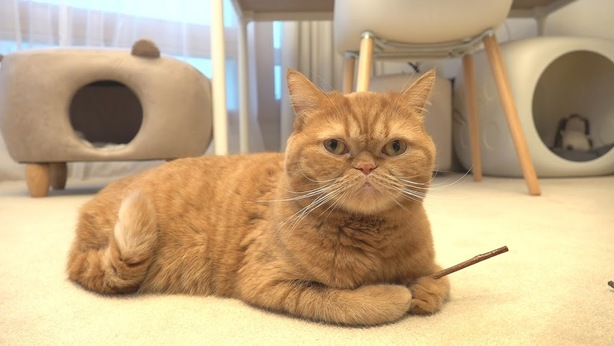
#> input picture in/momo.jpg, 614 x 346 px
$ python main.py
#> lines starting #> are read from the running program, lines starting #| are printed output that depends on the picture
### src/utils/compressSvd.py
import timeit, os
import numpy as np
from PIL import Image
from pathlib import Path

# Function to save image with certain name
def saveImageSvd(arr, name):
    filename = '..\\out\\' + name + '_svd.jpg'
    img = Image.fromarray(arr).convert('L').save(filename)

    return filename

# Function to convert image to matrix
def imageToMatrix(img):
    sizeX, sizeY = img.size
    arr = np.array(list(img.getdata(band=0)), dtype="uint8")
    arrReshaped = arr.reshape(sizeY, sizeX)
    matrix = np.matrix(arrReshaped)

    return matrix

# Function to compress image from matrix
def constructImage(matrix, nbVector):
    U, sigma, V = np.linalg.svd(matrix)
    compress = np.matrix(U[:, :nbVector]) * np.diag(sigma[:nbVector]) * np.matrix(V[:nbVector, :])

    return compress

# Function to do whole svd compression until saving the image
def compressImageSVD():
    try:
        # Getting file path
        imgPath = input("Input file path: ")

        # Getting filename
        img = Image.open(imgPath)
        filename = Path(imgPath).stem
    except:
        print("File path not found!")
        compressImageSVD()
    finally:
        # Getting detail of compression
        print("\nYou can have a compression rate between 1-" + str(min(img.size)))
        percent = int(input("Compression rate: "))
        while (percent < 1 or percent > min(img.size)):
            print("\nYour inputted rate is not valid!")
            percent = int(input("Compression rate: "))

        startTime = timeit.default_timer()
        startSize = os.stat(imgPath).st_size

        # Convert image to matrix
        matrix = imageToMatrix(img)
        compressedMatrix = constructImage(matrix, percent)

        # Saving compressed matrix to new image
        savedImage = saveImageSvd(compressedMatrix, filename)

        # Getting runtime and compression percentage
        endTime = timeit.default_timer()
        endSize = os.stat(savedImage).st_size

        print('\nRuntime program: ' + str(endTime - startTime) + " s")
        print('Compression percentage: ' + str(endSize * 100 /startSize) + " %")

### src/utils/util.py
# Function to show start display
def showStart():
    print(
        '''
                _
                |_|_____ ___ ___ ___
                | |     | .'| . | -_|
                |_|_|_|_|__,|_  |___|
                            |___|
                                        _
        ___ ___ _____ ___ ___ ___ ___ ___|_|___ ___
        |  _| . |     | . |  _| -_|_ -|_ -| | . |   |
        |___|___|_|_|_|  _|_| |___|___|___|_|___|_|_|
                    |_|
        '''
    )

# Function to show menu
def showMenu():
    print(
        '''
1. Compress image with SVD
2. Compress image with Huffman Coding
3. Exit
        '''
    )

# Function to show exit display
def showExit():
    print('\nSee you next time!')

### src/main.py
from utils.util import *
from utils.compressSvd import *
from utils.compressHuffman import *

def main():
    showStart()
    showMenu()
    menu = input('\nPilih menu: ')
#> the answer given: 1

    while (menu != '3'):
        if (menu == '1'):
            compressImageSVD()
#> the answer given: ../in/momo.jpg
#> in compressImageSVD, img is the input picture: PIL image 614x346 RGB; mean R, G, B 192.8, 167.5, 130.4
#| You can have a compression rate between 1-346
#> the answer given: 3
#> in imageToMatrix, `arrReshaped = arr.reshape(sizeY, sizeX)`:
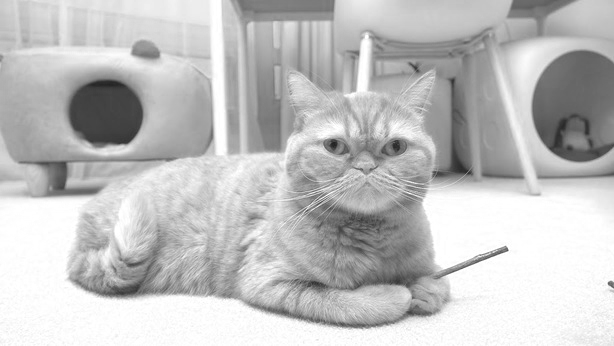
#> arrReshaped: shape (346, 614); min 33, max 255, mean 192.8
#> in constructImage, `U, sigma, V = np.linalg.svd(matrix)`:
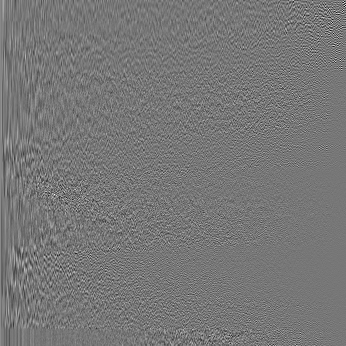
#> U: shape (346, 346) float64; min -0.384, max 0.435, mean 0.000175; drawn with min black and max white
#> in constructImage, `U, sigma, V = np.linalg.svd(matrix)`:
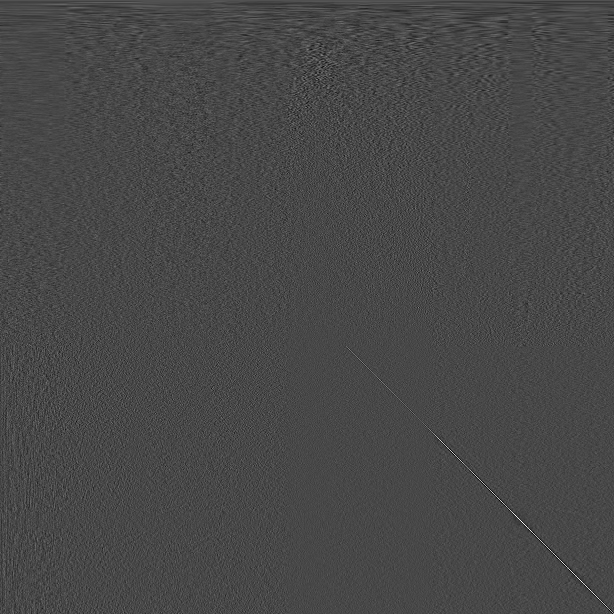
#> V: shape (614, 614) float64; min -0.304, max 0.771, mean 6.2e-05; drawn with min black and max white
#> in constructImage, `U, sigma, V = np.linalg.svd(matrix)`: sigma = 346 values, max 89958.6 at index 0, min 4.9 at index 345, mean 572
#> in constructImage, `compress = np.matrix(U[:, :nbVector]) * np.diag(sigma[:nbVector]) * np..`:
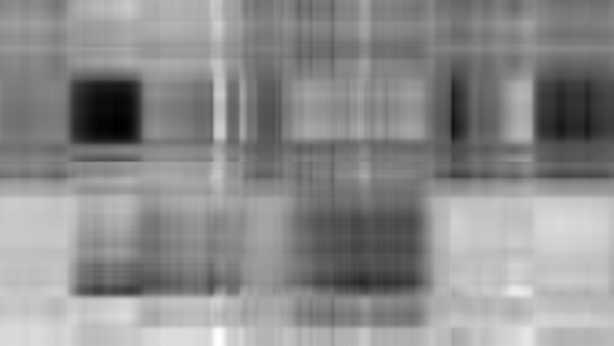
#> compress: shape (346, 614) float64; min 49.78, max 309.2, mean 192.8; drawn with min black and max white
#> in saveImageSvd, `img = Image.fromarray(arr).convert('L').save(filename)`:
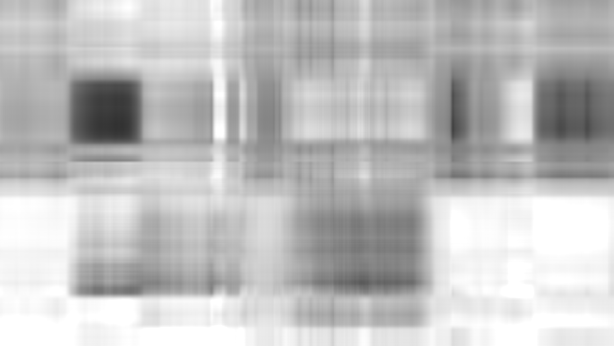
#> saved as momo_svd.jpg: PIL image 614x346 L; min 49, max 255, mean 191.8
#> in compressImageSVD, `savedImage = saveImageSvd(compressedMatrix, filename)`: savedImage = '..\\out\\momo_svd.jpg'
        elif (menu == '2'):
            compressImageHuffman()
        else:
            print("\nNomor menu tidak valid!")

        showMenu()
        menu = input('\nPilih menu: ')

    showExit()

# Main Program
#> (the run stopped early here; a loop or call above may not have finished)
